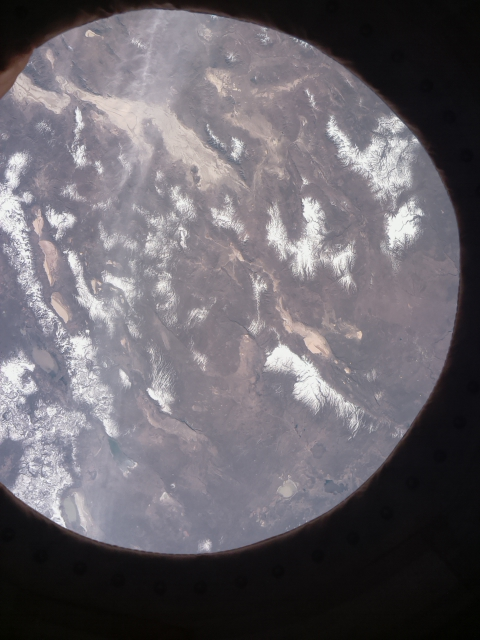
#> input picture Team Lampone - ISS Orbit/versione_ok/postprocessing/file_esempio/EnviroPi_20160223_184100.jpg, 480 x 640 px; its folder holds 4 pictures in this run
$ python main.py
#> lines starting #> are read from the running program, lines starting #| are printed output that depends on the picture; long printed decimals are rounded
### Team Lampone - ISS Orbit/versione_ok/postprocessing/opencv_stitcher.py
# https://www.pyimagesearch.com/2016/01/11/opencv-panorama-stitching/
# https://www.pyimagesearch.com/2015/07/16/where-did-sift-and-surf-go-in-opencv-3/
import imutils
import cv2
import numpy as np
from matplotlib import pyplot as plt

class MyStitcher:
	def __init__(self):
		# determine if we are using OpenCV v3.X
		self.isv3 = imutils.is_cv3()
		self.homography = None

	def getHomography(self):
		return self.homography

	def stitch(self, images, ratio=0.75, reprojThresh=4.0,
		showMatches=False):
		# unpack the images, then detect keypoints and extract
		# local invariant descriptors from them
		(imageB, imageA) = images
		(kpsA, featuresA) = self.detectAndDescribe(imageA)
		(kpsB, featuresB) = self.detectAndDescribe(imageB)

		# match features between the two images
		M = self.matchKeypoints(kpsA, kpsB,
		featuresA, featuresB, ratio, reprojThresh)

		# if the match is None, then there aren't enough matched
		# keypoints to create a panorama
		if M is None:
			return None

		# otherwise, apply a perspective warp to stitch the images
		# together
		(matches, H, status) = M
		self.homography = H
		result = cv2.warpPerspective(imageA, H,
		(imageA.shape[1] + imageB.shape[1], imageA.shape[0]))
		result[0:imageB.shape[0], 0:imageB.shape[1]] = imageB

		# check to see if the keypoint matches should be visualized
		if showMatches:
			vis = self.drawMatches(imageA, imageB, kpsA, kpsB, matches,
			status)
			# return a tuple of the stitched image and the
			# visualization
			return (result, vis)

		# return the stitched image
		return result

	def detectAndDescribe(self, image):
		# convert the image to grayscale
		gray = cv2.cvtColor(image, cv2.COLOR_BGR2GRAY)

		# check to see if we are using OpenCV 3.X
		if self.isv3:
			# detect and extract features from the image
			descriptor = cv2.xfeatures2d.SIFT_create()
			(kps, features) = descriptor.detectAndCompute(image, None)

		# otherwise, we are using OpenCV 2.4.X
		else:
			# detect keypoints in the image
			detector = cv2.FeatureDetector_create("SIFT")
			kps = detector.detect(gray)

			# extract features from the image
			extractor = cv2.DescriptorExtractor_create("SIFT")
			(kps, features) = extractor.compute(gray, kps)

		# convert the keypoints from KeyPoint objects to NumPy
		# arrays
		kps = np.float32([kp.pt for kp in kps])

		# return a tuple of keypoints and features
		return (kps, features)

	def matchKeypoints(self, kpsA, kpsB, featuresA, featuresB,
		ratio, reprojThresh):
		# compute the raw matches and initialize the list of actual
		# matches
		matcher = cv2.DescriptorMatcher_create("BruteForce")
		rawMatches = matcher.knnMatch(featuresA, featuresB, 2)
		matches = []

		# loop over the raw matches
		for m in rawMatches:
			# ensure the distance is within a certain ratio of each
			# other (i.e. Lowe's ratio test)
			if len(m) == 2 and m[0].distance < m[1].distance * ratio:
				matches.append((m[0].trainIdx, m[0].queryIdx))

		# computing a homography requires at least 4 matches
		if len(matches) > 4:
			# construct the two sets of points
			ptsA = np.float32([kpsA[i] for (_, i) in matches])
			ptsB = np.float32([kpsB[i] for (i, _) in matches])

			# compute the homography between the two sets of points
			(H, status) = cv2.findHomography(ptsA, ptsB, cv2.RANSAC,
				reprojThresh)

			# return the matches along with the homograpy matrix
			# and status of each matched point
			return (matches, H, status)

		# otherwise, no homograpy could be computed
		return None

	# [20 lines left out: function drawMatches, not called in this run]

### Team Lampone - ISS Orbit/versione_ok/postprocessing/main.py
##################################################################################
#   ASTROPI 2018 - MISSION "SPACE LAB" (Life on Earth): GRUPPO LAMPONI (Italy)   #
##################################################################################
# Abstract: Legge i dati dai sensori della Sense Hat e scatta fotografie per
# poter determinare la velocità a cui si muove la ISS
#
# Gruppo Lamponi 2018 @ CoderDojo Trento, Italy:
# - Giulia Giaffreda
# - Nicola Bortolotti
# - Florian Giaffreda
# - Matteo Bridi
#
# Parametri utilizzati nel programma:
# NOME_FILE             #prefisso nome file CSV
#
#
###########################################################################


#==========================================================================

##### Import - Moduli ####
from opencv_stitcher import MyStitcher

##### Import - Librerie ####
from time import sleep
from datetime import datetime
import sys
import re
import os
import imutils
import cv2
import numpy as np
from matplotlib import pyplot as plt

#==========================================================================

##### Parametri di configurazione #####
FOLDER_IMMAGINI = "file_esempio"
NOME_FILE_LISTA = "EnviroPi_.*"   # pattern nome file delle immagini per listato folder
NOME_FILE_ASPETTO = "EnviroPi_%Y%m%d_%H%M%S.jpg"   # pattern nome file delle immagini per parsing timestamp
SALVA_IMMAGINI_INCOLLATE = False
SALVA_IMMAGINI_PUNTI_CHIAVE = False
INTERATTIVO = False # mostrare o meno i plot interattivi
# parametri PiCamera
focale=3.60  # lunghezza focale (mm)  (v1: 3.60;  v2: 3.04)
sensx=3.76   # dimensione sensore asse x (mm) (v1: 3.76;  v2:3.68)
resx=640     # risoluzione img x (v1: 2592 x 1944 pixels; v2: 3280 x 2464 pixels)
# per fare delle prove veloci, conviene ridurre le immagini: serve tenere traccia del
# fattore di scala e dell'orientazione originale per sapere su quale dimensione scalare
DIMENSIONE_RIDOTTA = 800 # misura massima in pixel (per ridurre il tempo di elaborazione)
fattore_di_scala = 1.0 # se si riduce l'immagine, bisogna correggere il calcolo delle distanze
orientazione = "LANDSCAPE" # "LANDSCAPE" oppure "PORTRAIT"

#==========================================================================

#### Funzioni #####

##----------ottiene la lista dei files di immagini---------
def prendi_lista_immagini(folder):
    aspetto_file = re.compile(NOME_FILE_LISTA)
    return [fn for fn in os.listdir(folder)
              if aspetto_file.match(fn)]

def calcola_fattore_di_riduzione(immagine_campione):
    scala = 1.0
    orientaz = "LANDSCAPE"
    imageAaltezzaPx, imageAlarghezzaPx = immagine_campione.shape[:2]
    if ((imageAlarghezzaPx > DIMENSIONE_RIDOTTA) or (imageAaltezzaPx > DIMENSIONE_RIDOTTA)):
        if (imageAlarghezzaPx > imageAaltezzaPx):
            orientaz = "LANDSCAPE"
            scala = imageAlarghezzaPx / DIMENSIONE_RIDOTTA
        else:
            orientaz = "PORTRAIT"
            scala = imageAaltezzaPx / DIMENSIONE_RIDOTTA
    print(imageAlarghezzaPx, imageAaltezzaPx)
    return scala, orientaz

def riduci_immagine(immagine):
    if (fattore_di_scala > 1.0):
        if (orientazione == "LANDSCAPE"):
            immagine = imutils.resize(immagine, width=DIMENSIONE_RIDOTTA)
        else:
            immagine = imutils.resize(immagine, height=DIMENSIONE_RIDOTTA)
    return immagine


#=============================================================================

##### Programma principale #####

lista_imgs = prendi_lista_immagini(FOLDER_IMMAGINI)

immagine_1 = lista_imgs[0]
timestamp_1 = datetime.strptime(immagine_1,NOME_FILE_ASPETTO)
imageA = cv2.imread(os.path.join(FOLDER_IMMAGINI, immagine_1))
#> imageA is the input picture: shape (640, 480, 3); mean B, G, R 107.9, 101.8, 106
fattore_di_scala, orientazione = calcola_fattore_di_riduzione(imageA)
#| 480 640
#> fattore_di_scala = 1; orientazione = 'LANDSCAPE'
print("fattore_di_scala", fattore_di_scala)
#| fattore_di_scala 1.0
print("orientazione", orientazione)
#| orientazione LANDSCAPE
imageA = riduci_immagine(imageA)
for file_immagine in lista_imgs[1:-1]:
    immagine_2 = file_immagine
    timestamp_2 = datetime.strptime(immagine_2,NOME_FILE_ASPETTO)
    delta_t = timestamp_2 - timestamp_1
    delta_t_sec = delta_t.seconds + delta_t.microseconds / 1000000
    print("Confronto %s e %s (Dt = %f s)..." % (immagine_1, immagine_2, delta_t_sec))
    imageB = cv2.imread(os.path.join(FOLDER_IMMAGINI, immagine_2))
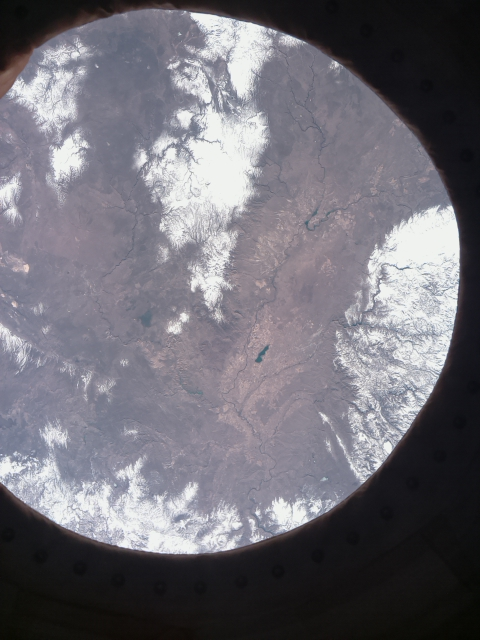
#> input picture Team Lampone - ISS Orbit/versione_ok/postprocessing/file_esempio/EnviroPi_20160223_184131.jpg, 480 x 640 px
#> imageB is the input picture: shape (640, 480, 3); mean B, G, R 118.3, 110.5, 112.6
    imageB = riduci_immagine(imageB)

    # stitch the images together to create a panorama
    stitcher = MyStitcher()
    if SALVA_IMMAGINI_PUNTI_CHIAVE:
        (result, vis) = stitcher.stitch([imageA, imageB], showMatches=True)
    else:
        result = stitcher.stitch([imageA, imageB], showMatches=False)
#> in detectAndDescribe, `kps = detector.detect(gray)`: kps = 1201 keypoints; strongest (x, y, size): (290, 515, 23.7), (429, 238, 40.9), (244, 46, 36.9), (205, 20, 13.1)
#> in detectAndDescribe, `kps = np.float32([kp.pt for kp in kps])`: kps = 1201 pairs, first value 3.27 to 458.9, second value 9.93 to 552.1
#> in stitch, `(kpsA, featuresA) = self.detectAndDescribe(imageA)`: kpsA has the same summary as kps in detectAndDescribe
#> in detectAndDescribe (call 2), `kps = detector.detect(gray)`: kps = 1133 keypoints; strongest (x, y, size): (401, 227, 21.7), (388, 157, 48.5), (396, 123, 10.8), (18, 160, 10.7)
#> in stitch, `(kpsB, featuresB) = self.detectAndDescribe(imageB)`: kpsB = 1133 pairs, first value 2.43 to 457, second value 8.52 to 560.1
#> in matchKeypoints, `rawMatches = matcher.knnMatch(featuresA, featuresB, 2)`: rawMatches = 1201 matches
#> after the loop in matchKeypoints, `for m in rawMatches:`: matches = 67 pairs, first value 154 to 1125, second value 1 to 1174
#> in matchKeypoints, `ptsA = np.float32([kpsA[i] for (_, i) in matches])`: ptsA = 67 pairs, first value 7.01 to 442.6, second value 15.57 to 524.8
#> in matchKeypoints, `ptsB = np.float32([kpsB[i] for (i, _) in matches])`: ptsB = 67 pairs, first value 35.55 to 421.4, second value 15.36 to 525.5
#> in matchKeypoints, `(H, status) = cv2.findHomography(ptsA, ptsB, cv2.RANSAC, reprojThresh)`: H = [[1.03, 0.0034, 336], [0.0174, 1.01, 66.78], [5.63e-05, 3.58e-05, 1]]; status = 67 values, max 1 at index 0, min 0 at index 61, mean 0.91
#> in stitch, `self.homography = H`: self.homography has the same summary as H in matchKeypoints
#> in stitch, `result = cv2.warpPerspective(imageA, H, (imageA.shape[1] + imageB.shap..`:
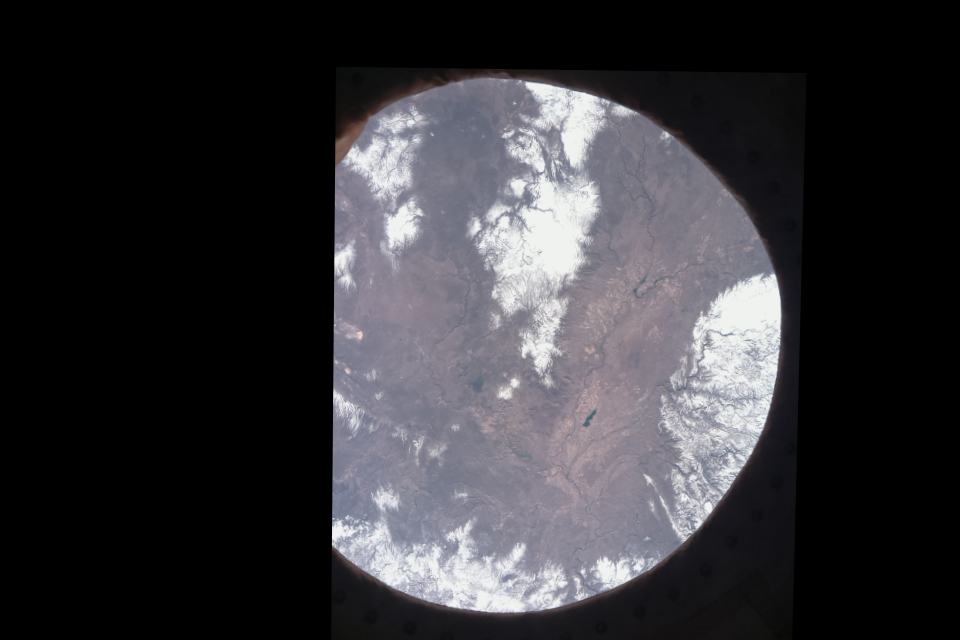
#> result: shape (640, 960, 3); mean B, G, R 55.7, 51.9, 52.8
#> in stitch, `result[0:imageB.shape[0], 0:imageB.shape[1]] = imageB`:
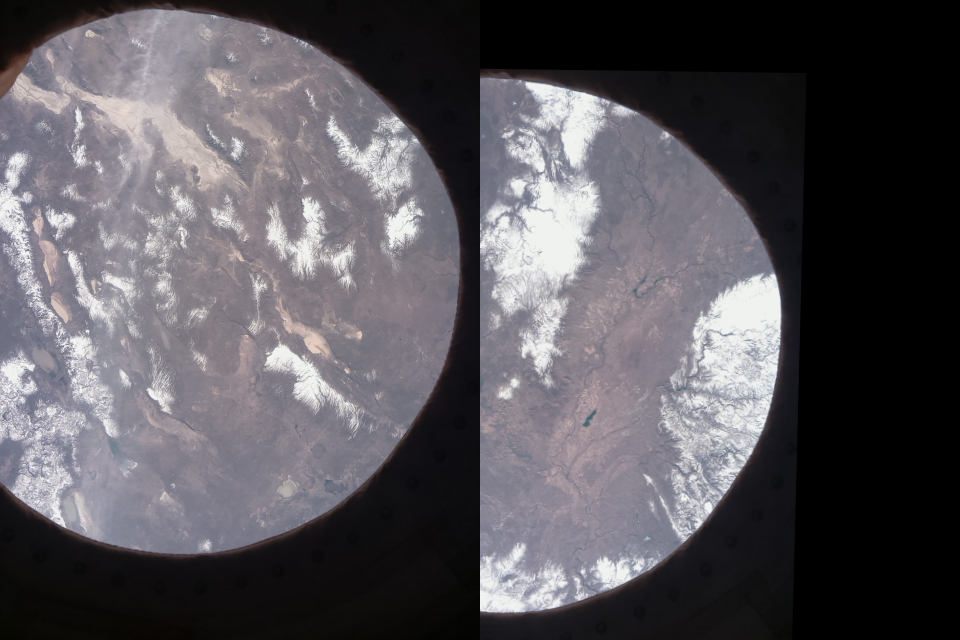
#> result: shape (640, 960, 3); mean B, G, R 90.7, 85.5, 88.3

    if SALVA_IMMAGINI_PUNTI_CHIAVE:
        cv2.imwrite(os.path.splitext(immagine_2)[0] + "_keypoints.jpg", vis)
    if SALVA_IMMAGINI_INCOLLATE:
        cv2.imwrite(os.path.splitext(immagine_2)[0] + "_stitch.jpg", result)

    M = stitcher.getHomography()
#> M has the same summary as H in matchKeypoints
    print("Trasformazione che assicura la sovrapposizione:")
    print(M)
#| [[1.02557131e+00 3.40394303e-03 3.35979571e+02]
#|  [1.74183258e-02 1.01245612e+00 6.67786177e+01]
#|  [5.62997390e-05 3.58039544e-05 1.00000000e+00]]

    print("Distanza espressa in pixel:")
    sx=M[0][2]
#> sx = 336
    sy=M[1][2]
#> sy = 66.78
    distanza_px=np.sqrt(sx**2 + sy**2)
#> distanza_px = 342.6
    print(distanza_px)
#| 342.552

    print("Distanza espressa in metri:")
    altezzaiss = 408*1000 #altezza ISS (m) TODO: da calcolare con PyEphem
#    distanza = (1/focale*(distanza_px*(sensx/resx/1000))*altezzaiss)/1000
    distanza = (sensx*altezzaiss/focale)*(distanza_px/resx)*fattore_di_scala
#> distanza = 228082.3
    print(distanza)
#| 228082.329

    # stima velocità: teo, circa 27563 Km/h
    v_iss = distanza / delta_t_sec
#> v_iss = 7357.5
    print("Stima velocità: %.3f m/s (ovvero %.3f Km/h)" % (v_iss, v_iss*3.6))
#| Stima velocità: 7357.494 m/s (ovvero 26486.980 Km/h)

    if INTERATTIVO:
        plt.subplot2grid((2,2),(0,0)),plt.imshow(imageA,'gray'),plt.title('foto 1')
        plt.subplot2grid((2,2),(0,1)),plt.imshow(imageB,'gray'),plt.title('foto 2')
        if SALVA_IMMAGINI_PUNTI_CHIAVE:
            plt.subplot2grid((2,2),(1,0)),plt.imshow(vis,'gray'),plt.title('Keypoint Matches')
            plt.subplot2grid((2,2),(1,1)),plt.imshow(result,'gray'),plt.title('stitch')
        else:
            plt.subplot2grid((2,2),(1,0),colspan=2),plt.imshow(result,'gray'),plt.title('stitch')
        plt.show()

    imageA = imageB
    immagine_1 = immagine_2
    timestamp_1 = timestamp_2
#> pass 2 of the loop `for file_immagine in lista_imgs[1:-1]:`:
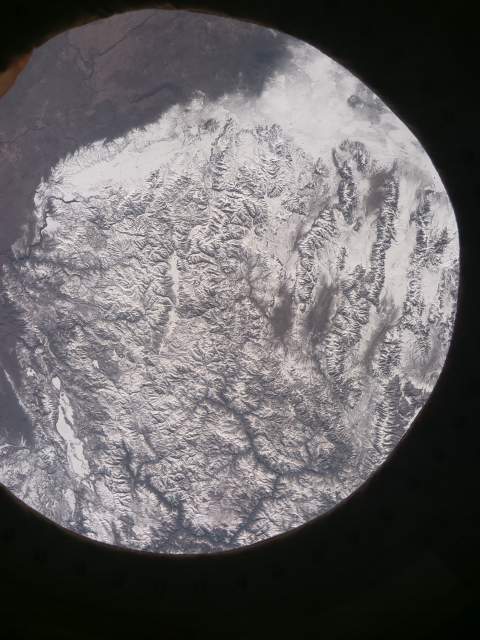
#> input picture Team Lampone - ISS Orbit/versione_ok/postprocessing/file_esempio/EnviroPi_20160223_184203.jpg, 480 x 640 px
#> imageB is the input picture: shape (640, 480, 3); mean B, G, R 102, 101.1, 103.7
#> in detectAndDescribe (call 3), `kps = detector.detect(gray)`: kps = 2831 keypoints; strongest (x, y, size): (316, 107, 75.1), (417, 411, 3.7), (445, 219, 19.1), (295, 525, 3.2)
#> kpsA = 2831 pairs, first value 3.92 to 459, second value 10.87 to 560.8
#> in detectAndDescribe (call 4), `kps = detector.detect(gray)`: kps = 1201 keypoints; strongest (x, y, size): (290, 515, 23.7), (429, 238, 40.9), (244, 46, 36.9), (205, 20, 13.1)
#> kpsB = 1201 pairs, first value 3.27 to 458.9, second value 9.93 to 552.1
#> rawMatches = 2831 matches
#> in stitch (call 2), `(matches, H, status) = M`: matches = 140 pairs, first value 49 to 1171, second value 11 to 2746; H = [[0.995, -0.00488, 335.9], [-0.00648, 0.998, 68.31], [-6.54e-06, 1.63e-05, 1]]; status = 140 values, max 1 at index 0, min 0 at index 57, mean 0.936
#> self.homography has the same summary as H
#> in stitch (call 2), `result = cv2.warpPerspective(imageA, H, (imageA.shape[1] + imageB.shap..`:
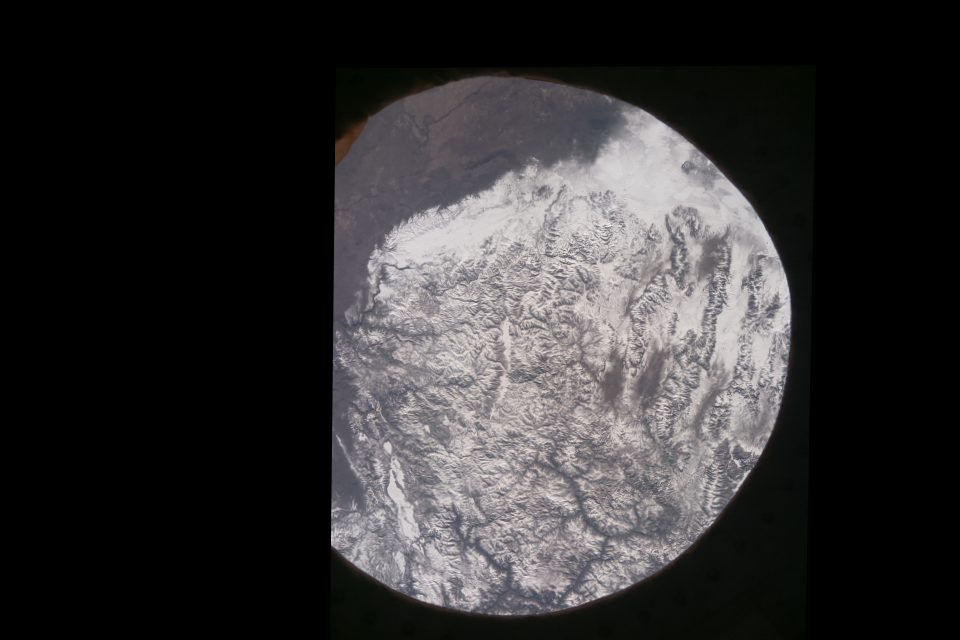
#> result: shape (640, 960, 3); mean B, G, R 50, 49.3, 50.7
#> in stitch (call 2), `result[0:imageB.shape[0], 0:imageB.shape[1]] = imageB`:
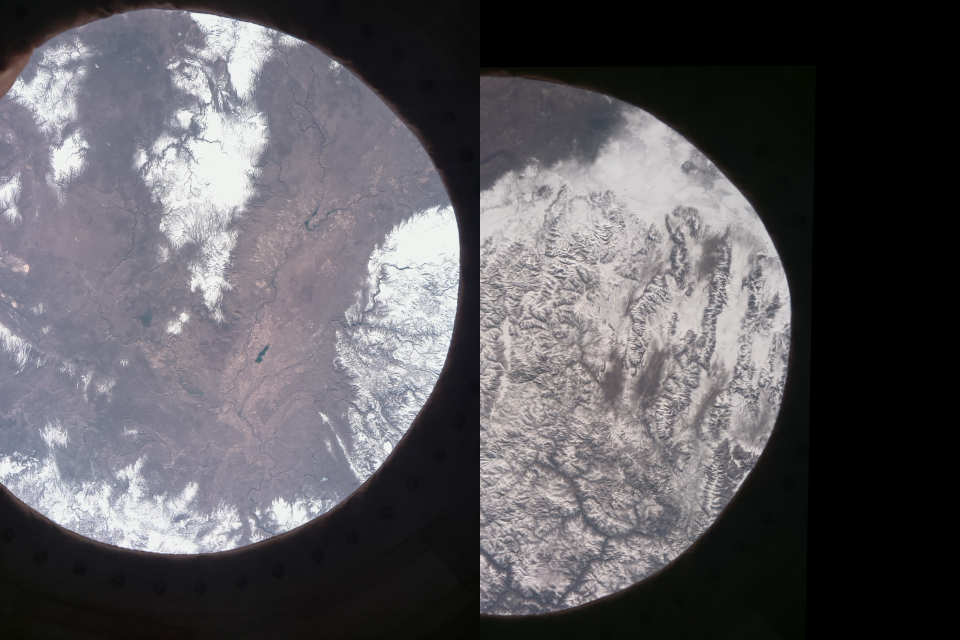
#> result: shape (640, 960, 3); mean B, G, R 93.2, 89.1, 91
#> M has the same summary as H in stitch
#| [[ 9.94749514e-01 -4.87700095e-03  3.35884587e+02]
#|  [-6.47659076e-03  9.97883349e-01  6.83144864e+01]
#|  [-6.54392100e-06  1.63048282e-05  1.00000000e+00]]
#> sx = 335.9
#> sy = 68.31
#> distanza_px = 342.8
#| 342.761
#> distanza = 228221.9
#| 228221.915
#> v_iss = 7131.9
#| Stima velocità: 7131.935 m/s (ovvero 25674.965 Km/h)
